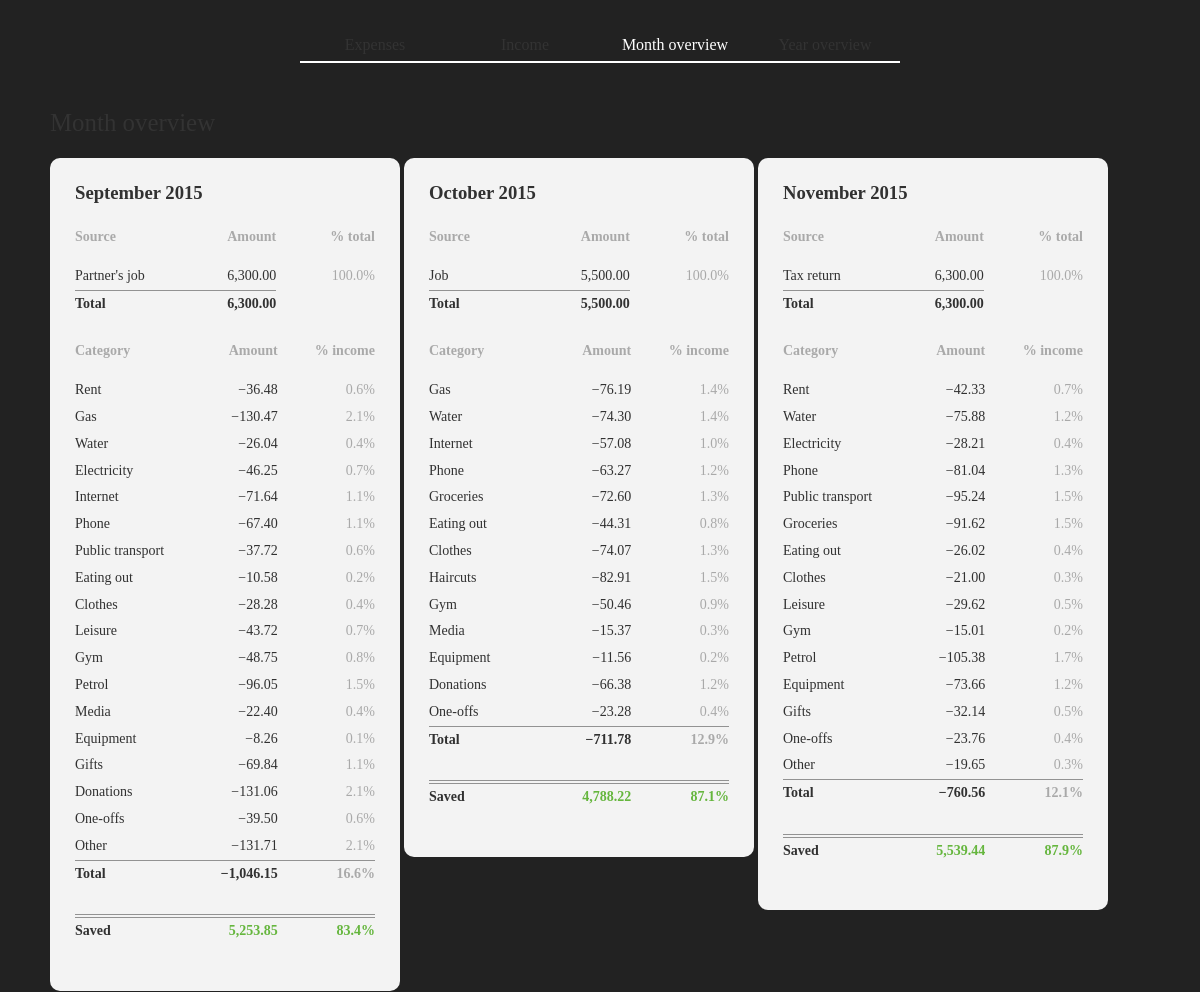
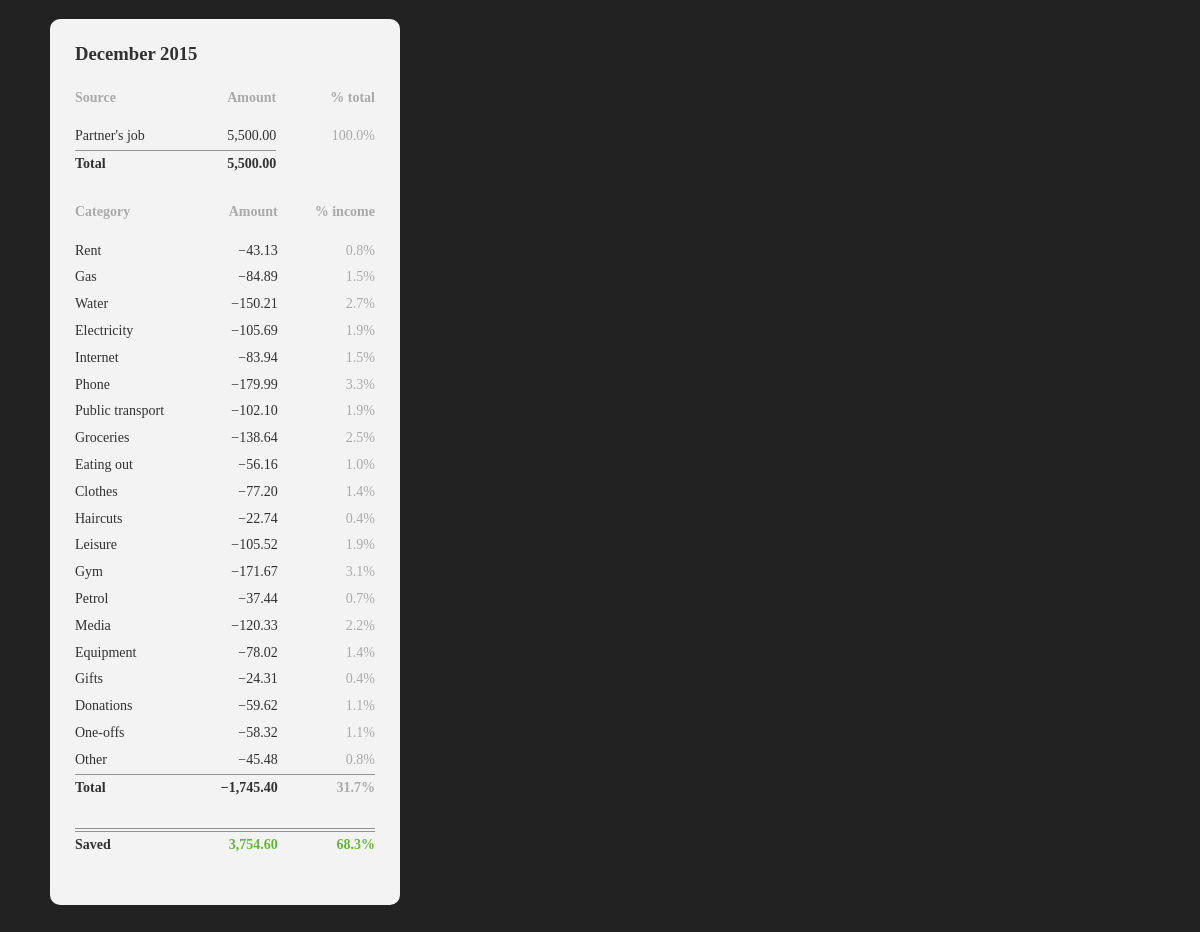
/overview/month/, run on the app's committed database (2 pictures, top to bottom).
### models.py (models this page shows)
class IncomeSource(Base):
  __tablename__ = 'income_sources'
  id = Column(Integer, primary_key = True)
  name = Column(String(30), nullable = False)

class Category(Base):
  __tablename__ = 'categories'
  id = Column(Integer, primary_key = True)
  name = Column(String(30), nullable = False)

### views.py (the view)
@app.route('/overview/')
@app.route('/overview/month/')
def Overview():
  months = getMonthsArray(4)
  allCategoryRows = session.query(Category).all()
  allSourceRows = session.query(IncomeSource).all()
  categoryNames = {}
  for row in allCategoryRows:
    categoryNames[row.id] = row.name
  sourceNames = {}
  for row in allSourceRows:
    sourceNames[row.id] = row.name
  return render_template('overview.html',
                         months = months,
                         categoryNames = categoryNames,
                         sourceNames = sourceNames)

### views.py (called while the page is built)
def first_of_current_month():
  now = datetime.now()
  return now + relativedelta(day=1)

def n_months_ago(n):
  now = datetime.now()
  return now + relativedelta(months = -n, day = 1)

@app.context_processor
def utility_processor():
  def format_money(amount):
    result = format(float(amount)/100, ',.2f')
    if amount < 0:
      result = result.replace('-', u'\u2212')
    return result
  return dict(format_money=format_money)

### templates/overview.html (shortened to what this page needs)
{% extends "expenses.html" %}
{% block content %}
  <div class="page-wrapper">
  <nav>
    <ul>
      <a href="{{ url_for('Expenses') }}"><li>Expenses</li></a><a href="{{ url_for('Income') }}"><li>Income</li></a><li class="active-link">Month overview</li><a href="{{ url_for('OverviewYear') }}"><li>Year overview</li></a>
    </ul>
  </nav>
  <div class="content-container">
    <div class="month-overview content">
      <h1 class="page-heading">Month overview</h1>
      {% include "overview_month.html" %}
    </div>
  </div>
  </div>
{% endblock %}

### templates/expenses.html (shortened to what this page needs)
<!DOCTYPE html>
<html lang="en">
<head>
  <link rel="stylesheet" type="text/css" href="{{ url_for('static',
    filename='reset.css') }}">
  <link rel="stylesheet" type="text/css" href="{{ url_for('static',
    filename='style.css') }}">
</head>
<body>
{% block content %}{% endblock %}
</body>
</html>

### templates/overview_month.html (shortened to what this page needs)
      {% for month in months|reverse %}
      {% if month.total_income != 0 or month.total_expenses != 0 %}
      <div class="panel">
      <div class="month-overview table-container">
      <h2 class="month-overview month-heading">{{ month.name }}</h2>
      {% if month.total_income != 0 %}
      <table class="month-overview income">
        <tr>
          <th class="month-overview catsrc">Source</th>
          <th class="month-overview amount">Amount</th>
          <th class="month-overview percentage">% total</th>
        </tr>
        {% for src in month.src_totals %}
        {% if month.src_totals[src] != 0 %}
        <tr>
          <td class="month-overview catsrc">{{ sourceNames[src] }}</td>
          <td class="month-overview amount">{{ format_money(month.src_totals[src]) }}</td>
          <td class="month-overview percentage">{{ '%0.1f' % ((month.src_totals[src] / month.total_income) * 100) }}%</td>
        </tr>
        {% endif %}
        {% endfor %}
        <tr>
          <td class="month-overview income total-cell">Total</td>
          <td class="month-overview income total-cell amount">{{ format_money(month.total_income) }}</td>
        </tr>
      </table>
      <br>
      {% endif %}
      {% if month.total_expenses != 0 %}
      <table class="month-overview expenses">
        <tr>
          <th class="month-overview catsrc">Category</th>
          <th class="month-overview amount">Amount</th>
          <th class="month-overview percentage">% income</th>
        </tr>
        {% for cat in month.cat_totals %}
        {% if month.cat_totals[cat] != 0 %}
        <tr>
          <td class="month-overview catsrc">{{ categoryNames[cat] }}</td>
          <td class="month-overview amount">&minus;{{ format_money(month.cat_totals[cat]) }}</td>
          {% if month.total_income != 0 %}
          <td class="month-overview percentage">{{ '%0.1f' % ((month.cat_totals[cat] / month.total_income) * 100) }}%</td>
          {% endif %}
        </tr>
        {% endif %}
        {% endfor %}
        <tr>
          <td class="month-overview expenses total-cell">Total</td>
          <td class="month-overview expenses total-cell amount">&minus;{{ format_money(month.total_expenses) }}</td>
          {% if month.total_income != 0 %}
          <td class="month-overview expenses total-cell percentage">{{ '%0.1f' % ((month.total_expenses / month.total_income) * 100) }}%</td>
          {% endif %}
        </tr>
        {% if month.total_income != 0 and month.total_expenses != 0 %}
        <tr>
          <td class="month-overview catsrc">&nbsp;</td>
          <td class="month-overview amount">&nbsp;</td>
        </tr>
        <tr>
            {% if month.total_income - month.total_expenses >= 0 %}
            <td class="month-overview total-cell grand-total">Saved</td>
            <td class="month-overview total-cell grand-total amount profit">{{ format_money(month.total_income - month.total_expenses) }}</td>
            <td class="month-overview total-cell grand-total percentage profit">{{ '%0.1f' % (((month.total_income - month.total_expenses) / month.total_income) * 100) }}%</td>
            {% endif %}
        </tr>
        {% endif %}
      </table>
      <br>
      {% endif %}
      </div>
      </div>
      {% endif %}
      {% endfor %}

### static/style.css (style rules this page uses)
*, *:before, *:after { -moz-box-sizing: border-box; -webkit-box-sizing: border-box; box-sizing: border-box; }
body { font: 14px "Open Sans" sans-serif; background: url("mountains.jpg") #222222; background-size: 100%; background-attachment: fixed; background-repeat: no-repeat; color: #333333; line-height: 1.3em; }
h1, h2, h3, h4, h5, h6 { font-weight: 300; margin-bottom: 1em; text-align: left; }
h1 { font-size: 24.88889px; }
h1.page-heading { display: block; vertical-align: top; color: #333333; text-shadow: none; }
h2 { font-size: 18.66667px; font-weight: 400; }
a { color: #4d92e0; text-decoration: none; cursor: pointer; }
.active-link { color: white; border-color: white; }
.page-wrapper { padding: 30px 0 50px 0; margin: 0 auto; }
nav { margin-bottom: 50px; }
nav ul { text-align: center; }
nav ul li { display: inline-block; width: 150px; padding: 5px 0; background-color: transparent; border-bottom: 2px solid #4d92e0; font: 14px "Open Sans" sans-serif; }
nav ul a li { color: #333333; border-bottom: 2px solid white; }
.content-container { width: 1100px; margin: 0 auto; text-align: center; }
.content { margin: 0 auto; }
table { border-collapse: collapse; }
table th { font-weight: 600; text-align: left; }
table th.amount { text-align: right; }
table tr td { padding: 3px 0; }
table tr td, table tr th { font-size: 14px; background: transparent; }
table tr th { padding: 3px 0 15px 0; }
.table-container { padding: 25px; margin: 0; background-color: white; border-radius: 10px; opacity: 0.95; text-align: left; }
.month-overview.content { width: auto; display: inline-block; text-align: left; }
.panel { width: 350px; display: inline-block; vertical-align: top; margin-bottom: 20px; }
.panel:nth-child(3n+0) { margin-right: 0; }
.month-overview.month-heading { margin-bottom: 20px; font-weight: 600; }
.profit { color: #6abf40 !important; }
.month-overview.table-container { width: auto; }
table.month-overview th, table.month-overview td { font-size: 14px; background: transparent; }
.month-overview th { color: rgba(0, 0, 0, 0.3); }
.month-overview.catsrc { width: 150px; }
.month-overview.amount { width: 80px; text-align: right; }
.month-overview.percentage { width: 110px; color: rgba(0, 0, 0, 0.3); padding-left: 15px; text-align: right; }
.total-cell { border-top: 1px solid #999999; font-weight: 600; }
.total-cell.amount { text-align: right; }
.grand-total { border-top: 4px double #999999; }

### data on the page
IncomeSource: name "Partner's job" "Partner's job"
Category: name "Rent" "Rent" "Rent"
Category: name "Gas" "Gas" "Gas"
Category: name "Water" "Water" "Water" "Water"
Category: name "Electricity" "Electricity" "Electricity"
Category: name "Internet" "Internet" "Internet"
Category: name "Phone" "Phone" "Phone" "Phone"
Category: name "Public transport" "Public transport" "Public transport"
Category: name "Eating out" "Eating out" "Eating out" "Eating out"
Category: name "Clothes" "Clothes" "Clothes" "Clothes"
Category: name "Leisure" "Leisure" "Leisure"
Category: name "Gym" "Gym" "Gym" "Gym"
Category: name "Petrol" "Petrol" "Petrol"
Category: name "Media" "Media" "Media"
Category: name "Equipment" "Equipment" "Equipment" "Equipment"
Category: name "Gifts" "Gifts" "Gifts"
Category: name "Donations" "Donations" "Donations"
Category: name "One-offs" "One-offs" "One-offs" "One-offs"
Category: name "Other" "Other" "Other"
IncomeSource: name "Job"
Category: name "Groceries" "Groceries" "Groceries"
Category: name "Haircuts" "Haircuts"
IncomeSource: name "Tax return"

### other printed values
{{ month.name }} "September 2015" "October 2015" "November 2015" "December 2015"
{{ '%0.1f' % ((month.src_totals[src] / month.total_income) * 100) }} "100.0" "100.0" "100.0" "100.0"
{{ '%0.1f' % ((month.cat_totals[cat] / month.total_income) * 100) }} "0.6" "2.1" "0.4" "0.7" "1.1" "1.1" "0.6" "0.2" "0.4" "0.7" "0.8" "1.5" "0.4" "0.1" "1.1" "2.1" "0.6" "2.1" "1.4" "1.4" "1.0" "1.2" "1.3" "0.8" "1.3" "1.5" "0.9" "0.3" "0.2" "1.2" "0.4" "0.7" "1.2" "0.4" "1.3" "1.5" "1.5" "0.4" "0.3" "0.5" "0.2" "1.7" "1.2" "0.5" "0.4" "0.3" "0.8" "1.5" "2.7" "1.9" "1.5" "3.3" "1.9" "2.5" "1.0" "1.4" "0.4" "1.9" "3.1" "0.7" "2.2" "1.4" "0.4" "1.1" "1.1" "0.8"
{{ '%0.1f' % ((month.total_expenses / month.total_income) * 100) }} "16.6" "12.9" "12.1" "31.7"
